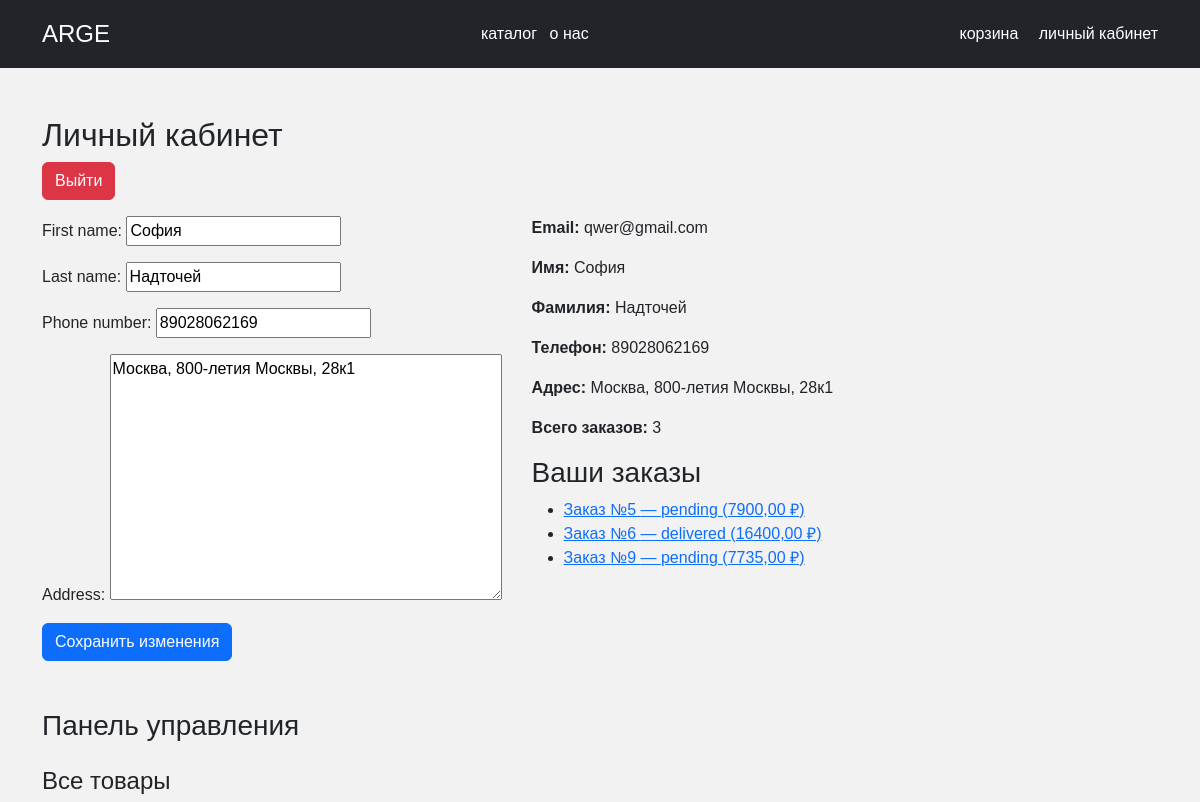
/profile/ (signed in, upper part), run on an earlier commit of the app's database.
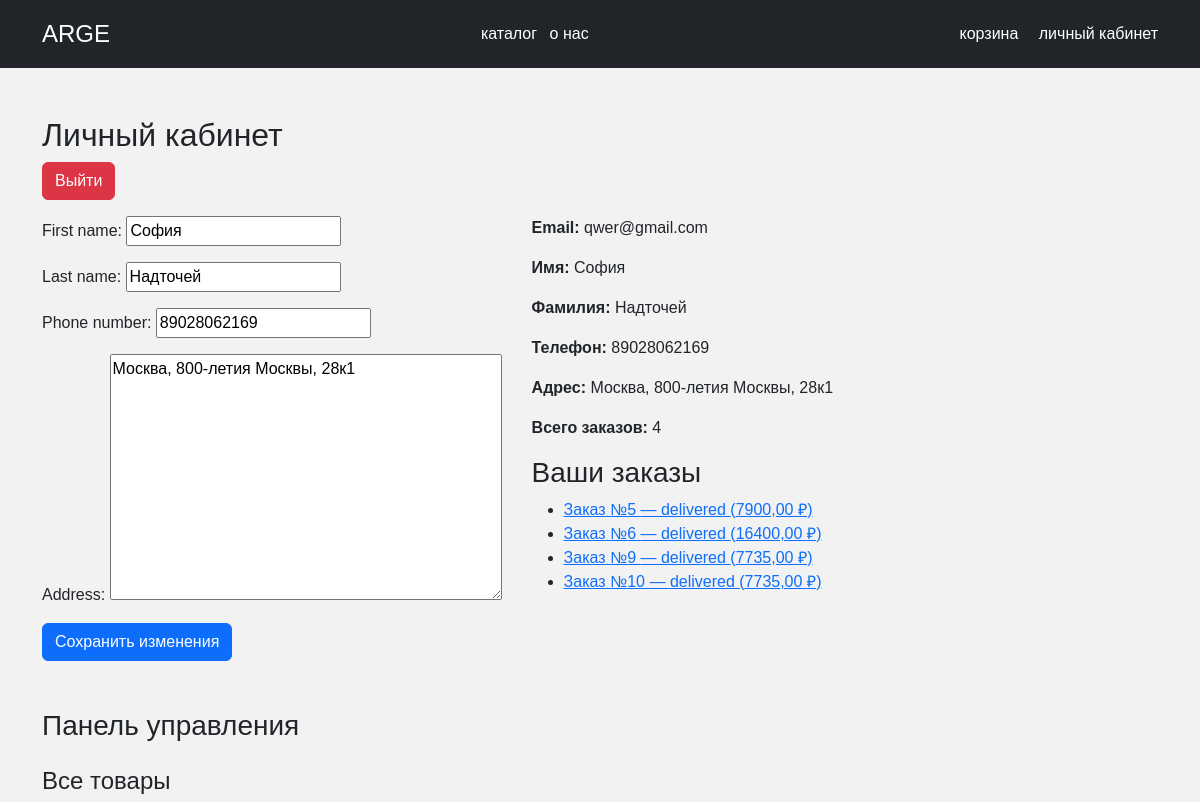
And on a later commit of the database.
### members/models.py (models this page shows, shortened)
class Order(models.Model):
    STATUS_CHOICES = [
        ('pending', 'Pending'),
        ('shipped', 'Shipped'),
        ('delivered', 'Delivered'),
        ('cancelled', 'Cancelled'),
    ]
    user = models.ForeignKey(User, related_name='orders', on_delete=models.CASCADE)
    total_price = models.DecimalField(max_digits=10, decimal_places=2)
    status = models.CharField(max_length=50, choices=STATUS_CHOICES, default='pending')
    created_at = models.DateTimeField(default=timezone.now)
    history = HistoricalRecords()
    class Meta:
        verbose_name = "Заказ"
        verbose_name_plural = "Заказы"

### members/views.py (the view)
# urls.py: path('profile/', views.profile_view, name='profile'),
@login_required
def profile_view(request):
    user = request.user
    if request.method == 'POST':
        form = UserProfileForm(request.POST, instance=user)
        if form.is_valid():
            form.save()
            return redirect('profile')
    else:
        form = UserProfileForm(instance=user)
    orders = user.orders.all()
    orders_count = orders.count()
    has_orders = orders.exists()
    products = Product.objects.all() if user.is_staff else []
    return render(request, 'profile.html', {
    'user': user,
    'user_form': form,
    'orders': orders,
    'orders_count': orders_count,
    'has_orders': has_orders,
    'products': products,
})

### members/forms.py
class UserProfileForm(forms.ModelForm):
    class Meta:
        model = User
        fields = ['first_name', 'last_name', 'phone_number', 'address']

### templates/profile.html (shortened to what this page needs)
{% extends "base.html" %}
{% load static %}
{% block content %}
<h2>Личный кабинет</h2>
<form method="post" action="{% url 'logout' %}">
  <button type="submit" class="btn btn-danger mb-3">Выйти</button>
</form>
<div class="lk-main">
    <div class="lk-form">
        <form method="post">
            {{ user_form.as_p }}
            <button type="submit" class="btn btn-primary">Сохранить изменения</button>
        </form>
    </div>
    <div class="lk-info">
        <p><strong>Email:</strong> {{ user.email }}</p>
        <p><strong>Имя:</strong> {{ user.first_name }}</p>
        <p><strong>Фамилия:</strong> {{ user.last_name }}</p>
        <p><strong>Телефон:</strong> {{ user.phone_number }}</p>
        <p><strong>Адрес:</strong> {{ user.address }}</p>
        <p><strong>Всего заказов:</strong> {{ orders_count }}</p>
        <h3>Ваши заказы</h3>
        {% if user.orders.all %}
            <ul>
                {% for order in user.orders.all %}
                    <li>
                        <a href="{% url 'order_detail' order.id %}">
                            Заказ №{{ order.id }} — {{ order.status }} ({{ order.total_price }} ₽)
                        </a>
                    </li>
                {% empty %}
                    <li>У вас ещё нет заказов.</li>
                {% endfor %}
            </ul>
        {% else %}
            <p>У вас нет заказов.</p>
        {% endif %}
    </div>
</div>
{% if user.is_staff %}
    <div class="admin-panel mt-5">
        <h3>Панель управления</h3>
        <h4 class="mt-4">Все товары</h4>
    </div>
{% endif %}
{% endblock %}

What changed in the data, as far as the page shows it:
changed Order id 5: status "pending" → "delivered"
changed Order id 9: status "pending" → "delivered"
added Order: id "10", status "delivered", total_price "7735,00"
Also different on the page:
{{ orders_count }}: "3" → "4"
